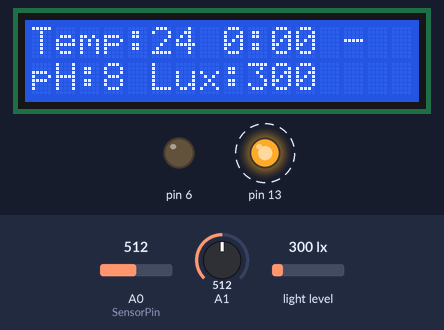
Bench run of a sketch on a simulated Arduino Uno, built with avr-gcc and run on an emulated ATmega328P. Shown: 16×2 character LCD, output pins drawn as LEDs (lit = HIGH). Dashed ring = blinking. The inputs (shaded band) are chosen by the test bench; at power-on: light level 300 lx, A0 (SensorPin) = 512, A1 = 512. What the sketch prints to the serial monitor is not drawn.

Above: at 2.3 s.
2.4 s: light level set to 40 lx
At 3.8 s:
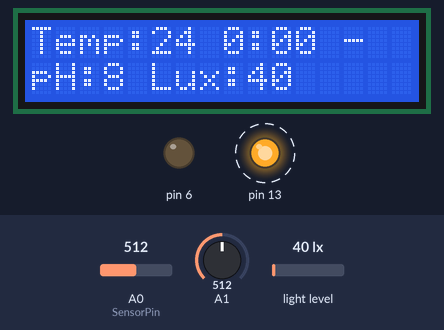
5.4 s: A0 (SensorPin) set to 716
At 6.6 s:
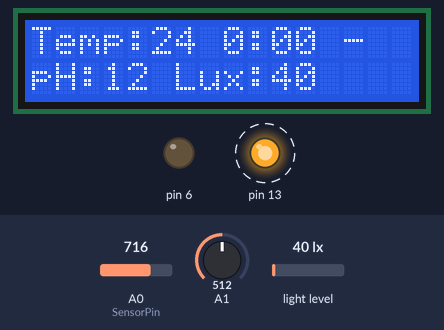
8.3 s: A1 set to 716
At 9.5 s:
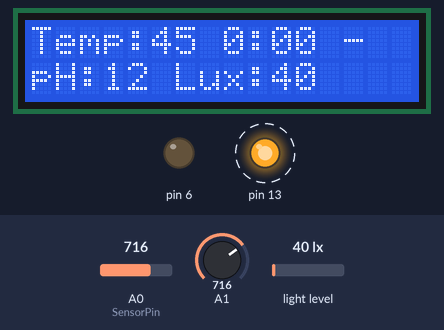
11.1 s: light level set to 500 lx
At 12.3 s:
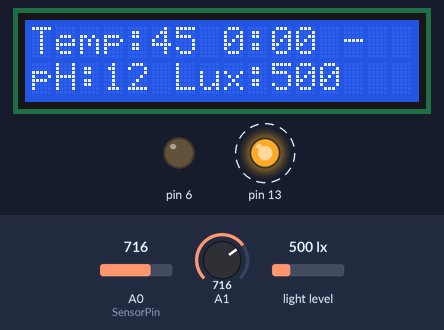
14.0 s: A0 (SensorPin) set to 900
At 15.1 s:
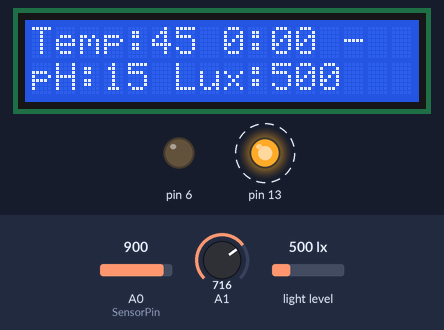
16.8 s: A1 set to 900
At 17.8 s:
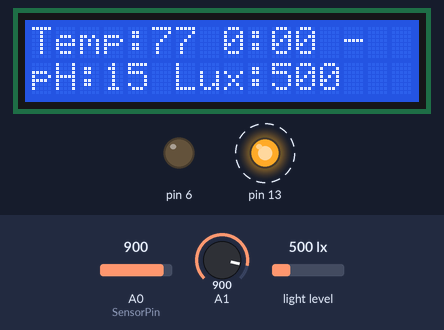
Timing chart, 0 to 20.7 s (numbered marks = the images above; inputs shaded):
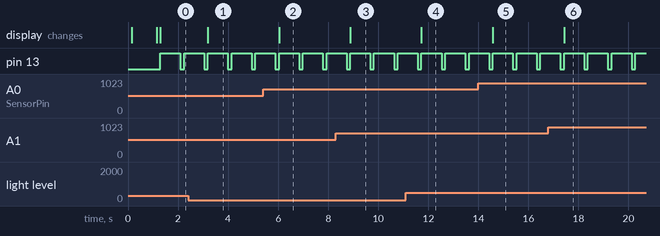

The sketch:

PhotoBioReactorController.ino
```cpp
// (licence header left out)
/* *******************************************************
/  Libraries
*/
#include <Wire.h>
#include "LiquidCrystal_I2C.h" // Needed for operating the LCD screen
#include <math.h>
#include <Adafruit_Sensor.h>
#include <Adafruit_TSL2561_U.h>
#include <TimeLib.h>
#include <BH1750.h>
/* *******************************************************
*/

/* *******************************************************
/  Temperature calculation function
*/
double Thermistor(int RawADC) {
 double Temp;
 Temp = log(10000.0*((1024.0/RawADC-1)));
 Temp = 1 / (0.001129148 + (0.000234125 + (0.0000000876741 * Temp * Temp ))* Temp );
 Temp = Temp - 273.15;            // Convert Kelvin to Celcius
 return Temp;
}

/* *******************************************************
/  pH sensor variables
*/
#define SensorPin 0          //pH meter Analog output to Arduino Analog Input 0
unsigned long int avgValue;  //Store the average value of the sensor feedback
float b;
int buf[10],temp;

/* *******************************************************
/  LCD
*/
// Set the LCD address to 0x27 for a 16 chars and 2 line display
LiquidCrystal_I2C lcd(0x27,16,2);
/* *******************************************************
*/

/* *******************************************************
/  Light sensor setup
*/
Adafruit_TSL2561_Unified tsl = Adafruit_TSL2561_Unified(TSL2561_ADDR_FLOAT, 12345);
BH1750 lightMeter;
boolean lightSensorToggle = true; // true = TSL2561, false = BH1750

/* *******************************************************
/  Clock variables
*/
#define TIME_HEADER  "T"   // Header tag for serial time sync message
#define TIME_REQUEST  7    // ASCII bell character requests a time sync message
boolean LEDtoggle = true;
int minhour = 8;
int maxhour = 10;

/* *******************************************************
/  Configures the gain and integration time for the TSL2561
*/
void configureSensor(void)
{
  /* You can also manually set the gain or enable auto-gain support */
  // tsl.setGain(TSL2561_GAIN_1X);      /* No gain ... use in bright light to avoid sensor saturation */
  // tsl.setGain(TSL2561_GAIN_16X);     /* 16x gain ... use in low light to boost sensitivity */
  tsl.enableAutoRange(true);            /* Auto-gain ... switches automatically between 1x and 16x */

  /* Changing the integration time gives you better sensor resolution (402ms = 16-bit data) */
  tsl.setIntegrationTime(TSL2561_INTEGRATIONTIME_13MS);      /* fast but low resolution */
  // tsl.setIntegrationTime(TSL2561_INTEGRATIONTIME_101MS);  /* medium resolution and speed   */
  // tsl.setIntegrationTime(TSL2561_INTEGRATIONTIME_402MS);  /* 16-bit data but slowest conversions */

  /* Update these values depending on what you've set above! */
  Serial.println("------------------------------------");
  Serial.print  ("Gain:         "); Serial.println("Auto");
  Serial.print  ("Timing:       "); Serial.println("13 ms");
  Serial.println("------------------------------------");
}

/* *******************************************************
/  Setup function, this code only runs once
*/
void setup()
{
  /* Open Serial connection */
  Serial.begin(9600);
  Serial.println("Ready");    //Test the serial monitor

  /* Set LED pin to output */
  pinMode(13,OUTPUT);
  pinMode(6,OUTPUT);

  if(lightSensorToggle) {
    /* Initialise the Adafruit light sensor */
    if(!tsl.begin())
    {
      /* There was a problem detecting the ADXL345 ... check your connections */
      Serial.print("Ooops, no TSL2561 detected ... Check your wiring or I2C ADDR!");
      while(1);
    }

    /* Setup the sensor gain and integration time of the light sensor */
    configureSensor();
  }
  else {
    /* Initialise the BH1750 ligth sensor */
    lightMeter.begin();
  }

  /* Setup the clock */
  setSyncProvider( requestSync);  //set function to call when sync required

  // Initialize the LCD and print a message
  lcd.init(); // start the LCD
  lcd.backlight(); // enable the backlight
  lcd.clear(); // Clear the screen from any character
  lcd.setCursor(0,0); // Start writing from position 0 row 0, so top left
  lcd.print("Photobioreactor");
  delay(1000);
  lcd.clear();

}

/* *******************************************************
/* Loop, this code is continiously repeated
*/
void loop()
{
  /* Process clock sync message */
  if (Serial.available()) {
    processSyncMessage();
  }
  if (timeStatus()!= timeNotSet) {
    digitalClockDisplay();
  }
  if(hour()>minhour && hour()<maxhour) {
    digitalWrite(6, HIGH);
    LEDtoggle = true;
  }
  else {
    digitalWrite(6, LOW);
    LEDtoggle = false;
  }

  /* pH sensor reading */
  for(int i=0;i<10;i++)       //Get 10 sample value from the sensor for smooth the value
  {
    buf[i]=analogRead(SensorPin);
    delay(10);
  }
  for(int i=0;i<9;i++)        //sort the analog from small to large
  {
    for(int j=i+1;j<10;j++)
    {
      if(buf[i]>buf[j])
      {
        temp=buf[i];
        buf[i]=buf[j];
        buf[j]=temp;
      }
    }
  }
  avgValue=0;
  for(int i=2;i<8;i++)                      //take the average value of 6 center sample
    avgValue+=buf[i];
  float phValue=(float)avgValue*5.0/1024/6; //convert the analog into millivolt
  phValue=3.5*phValue;                      //convert the millivolt into pH value
  Serial.print("    pH:");
  Serial.print(phValue,2);
  Serial.println(" ");

  sensors_event_t event;

  if(lightSensorToggle) {
    /* Adafruit light sensor reading */

    tsl.getEvent(&event);

    /* Display the Adafruit light sensor results (light is measured in lux) */
    if (event.light)
    {
      Serial.print(event.light); Serial.println(" lux");
    }
  }
  else {
    /* BH1750 light sensor */
    uint16_t lux = lightMeter.readLightLevel();
    Serial.print("Light: ");
    Serial.print(lux);
    Serial.println(" lux");
  }

  /* Temperature sensor reading */
  Serial.println(int(Thermistor(analogRead(1))));

  /* LCD display output */
  lcd.clear();
  lcd.setCursor(0,0);
  lcd.print("Temp:");
  lcd.print(int(Thermistor(analogRead(1))));
  lcd.print(" ");
  lcd.print(hour());
  printLCDDigits(minute());
  lcd.print(" ");
  if(LEDtoggle) {
    lcd.print("*");
  } else {
    lcd.print("-");
  }
  lcd.setCursor(0,1);
  lcd.print("pH:");
  lcd.print(int(phValue));
  lcd.print(" Lux:");
  if(lightSensorToggle) {
    lcd.print(int(event.light)); // Adafruit
  }
  else {
    uint16_t lux = lightMeter.readLightLevel();
    lcd.print(int(lux)); // BH1750
  }

  /* Blink LED as status indicator */
  digitalWrite(13, HIGH);
  delay(800);
  digitalWrite(13, LOW);
}


/* Functions for setting the clock */
void digitalClockDisplay(){
  // digital clock display of the time
  Serial.print(hour());
  printDigits(minute());
  Serial.print(" ");
  Serial.print(day());
  Serial.print(" ");
  Serial.print(month());
  Serial.print(" ");
  Serial.print(year());
  Serial.println();
}

void printDigits(int digits){
  // utility function for digital clock display: prints preceding colon and leading 0
  Serial.print(":");
  if(digits < 10)
    Serial.print('0');
  Serial.print(digits);
}

void printLCDDigits(int digits){
  // utility function for digital clock display: prints preceding colon and leading 0
  lcd.print(":");
  if(digits < 10)
    lcd.print('0');
  lcd.print(digits);
}

void processSyncMessage() {
  unsigned long pctime;
  const unsigned long DEFAULT_TIME = 1357041600; // Jan 1 2013

  if(Serial.find(TIME_HEADER)) {
     pctime = Serial.parseInt();
     if( pctime >= DEFAULT_TIME) { // check the integer is a valid time (greater than Jan 1 2013)
       setTime(pctime); // Sync Arduino clock to the time received on the serial port
     }
  }
}

time_t requestSync()
{
  Serial.write(TIME_REQUEST);
  return 0; // the time will be sent later in response to serial mesg
}
```

Measured:
- after the input at 2.4 s, the display: changes after 0.79 s (image 1)
- after the input at 5.4 s, the display: changes after 0.64 s (image 2)
- after the input at 8.3 s, the display: changes after 0.58 s (image 3)
- after the input at 11.1 s, the display: changes after 0.63 s (image 4)
- after the input at 14.0 s, the display: changes after 0.58 s (image 5)
- after the input at 16.8 s, the display: changes after 0.63 s (image 6)
- by itself, pin 13: alternates HIGH for 0.80 s and LOW for 0.15 s
